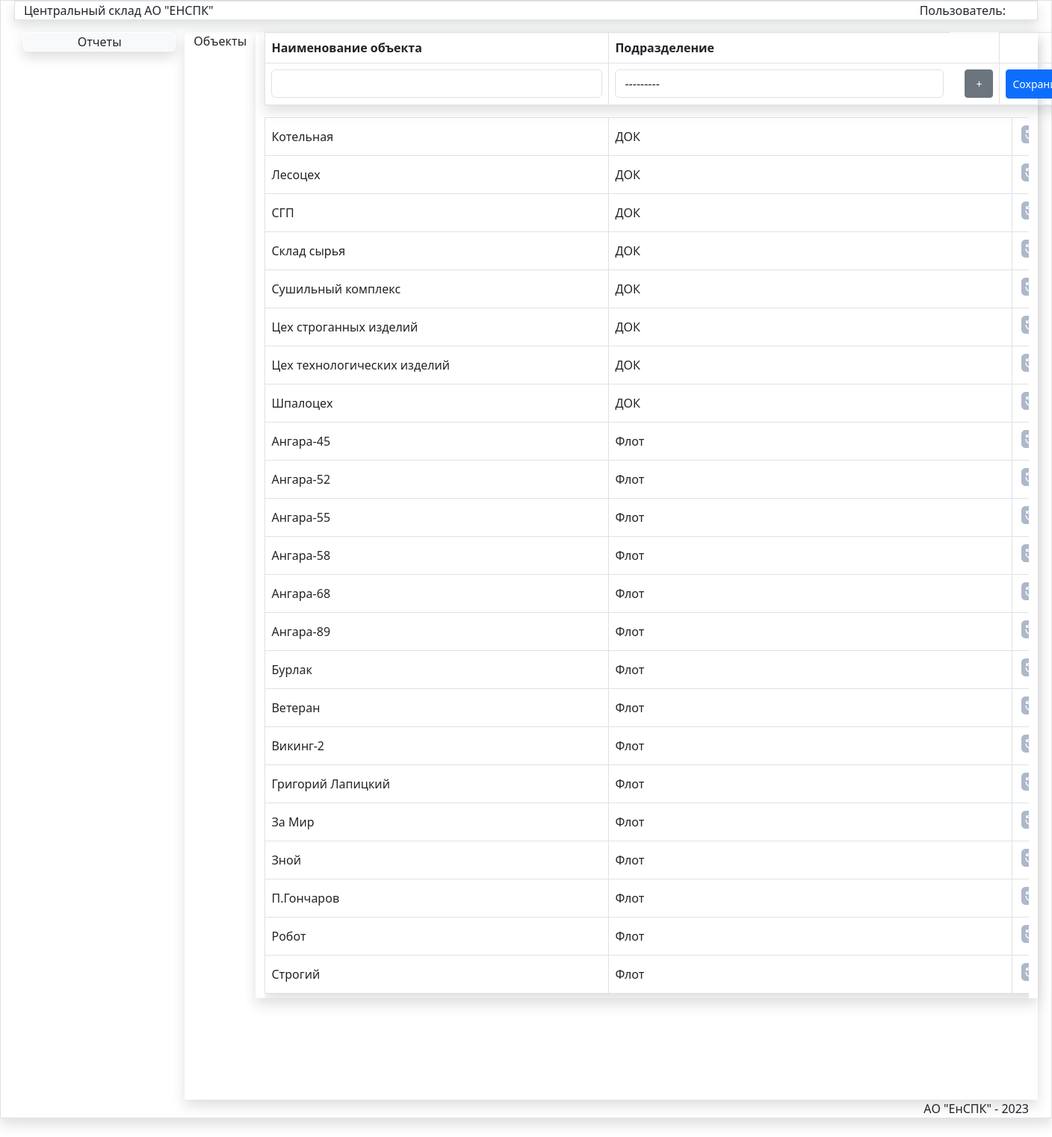
Before: /obct/ with the older database file.
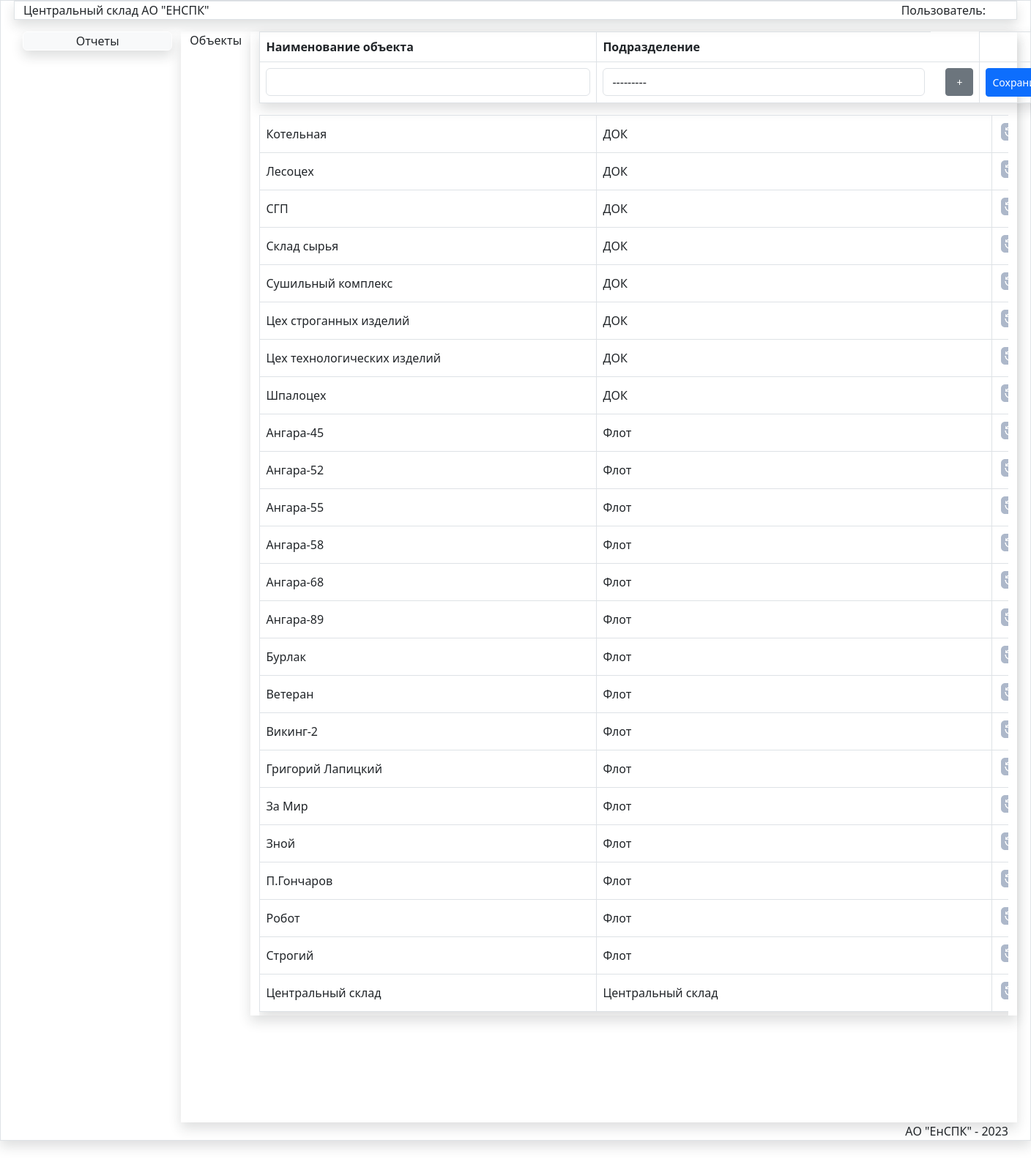
After: the same page with the newer database file.
### store/models.py (models this page shows, shortened)
class Obct(models.Model):
    title = models.CharField(max_length=150, verbose_name='Объект', )
    podraz=models.ForeignKey(Podraz,verbose_name='Подразделение',on_delete=models.PROTECT)
    class Meta:
        verbose_name = 'Объект'
        verbose_name_plural = 'Объекты'
        ordering = ['podraz','title', ]

class Podraz(models.Model):
    title = models.CharField(max_length=150, verbose_name='Название подразделения', )
    def __str__(self):
        return self.title
    class Meta:
        verbose_name = 'Подразделение'
        verbose_name_plural = 'Подразделения'
        ordering = ['title', ]

### store/views.py (the view)
# urls.py: path('obct/', ObctList, name='ObctList'),
def ObctList(request):
    unit = Obct.objects.all()
    form = ObctForm()
    form2=PodrazForm2()
    return render(request, 'store/spr/SprObct.html', {'title': "Объекты",
                                                      'unit': unit, 'form': form, 'pic_label': 'Объекты',
                                                      'url_name': reverse('SaveObct'),
                                                      'url_delete': reverse('ObctDelete'),
                                                      'url_name2': reverse('SavePodraz2'),
                                                      'form2': form2,'url_update': reverse('ObctUpdate'),
                                                      })

### store/forms.py
class ObctForm(forms.ModelForm):
   class Meta:
      model = Obct
      fields = ['title','podraz']
      widgets = {
    'title': forms.TextInput(attrs={'class': 'form-control', 'style':'width:443px;','id':'idtitle'}),
    'podraz': forms.Select(attrs={'class': 'form-control', 'style': 'width:440px;', 'id': 'idpodraz'}),
         }

class PodrazForm2(forms.ModelForm):
   class Meta:
      model = Podraz
      fields = ['title']
      widgets = {
    'title': forms.TextInput(attrs={'class': 'form-control', 'style':'width:460px;','id':'idtitle2'}),
         }

### store/templates/store/spr/SprObct.html (shortened to what this page needs)
{% extends 'store/menu.html' %}
{% load static %}
{% block DataArea %}
<div class="row">
    <div class="col-md-1  ">{{pic_label}}</div>
<div class="col-md-11 mx-auto shadow">
<table class="table  shadow ">
 <thead>
    <tr class="mt-0">
        <th style="width:400px;" class="border" >Наименование объекта</th>
        <th style="width:400px;" class="border border-end-0" >Подразделение</th>
        <th></th>
        <th class="border"></th>
    </tr>
  </thead>
<form action={{url_name}} method="post" id="obct-form">
     <tr>
     <td class="pt-2 border"> {{ form.title}}</td>
     <td class="pt-2 border border-end-0" style="widht:400px;" >{{form.podraz}}</td>
     <td class="text-start border border-start-0 pt-2 ml-2 " style="padding-left:0;"><button type="button" class="btn btn-secondary btn-sm  addbtn" data-bs-toggle="modal" data-bs-target="#exampleModal">
  +
</button></td>
    <th class="pt-2 text-center"> <button type="submit" class="btn  btn-primary btn-sm pb-2 pt-2" id="savebtn" >Сохранить </button></td>
    </tr>
</form>
</table>
<div class="scrolltable">
<table class="table shadow table-bordered table-hover fixed" id="data-table">
<tbody id="tbody">
    {% for item in unit %}
<tr>
<td style="width:460px; " class="align-middle fixed">{{item.title}}</td>
<td style="width:540px; " class="align-middle fixed">{{item.podraz.title}}</td>
<td class="text-center align-middle" style="width:50px;"><input data-sid="{{item.pk}}" data-update="{{url_update}}" class="btn-podraz-update " value="Update" type="image" src="{% static '/images/update.png' %}" width="25px" > </td>
</tr>
{% endfor %}
</tbody>
</table>
</div>
</div>
</div>
{% endblock DataArea %}

Changed rows visible on the page:
added Obct: title "Центральный склад", podraz "Центральный склад"
